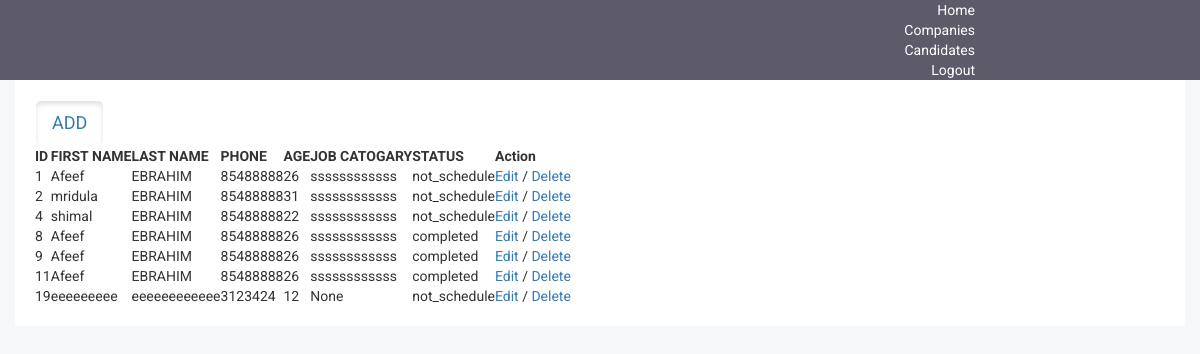
The page /candidate_list/ on the database its author committed.
### app/models.py (models this page shows)
class Candidate(models.Model):
	status = (('schedule', 'SCHEDULE'),
				 ('not_schedule', ' NOT SCHEDULE'),
				 ('completed', 'COMPLETED'),
				 ('seleted', 'SELECTED')
				 )
	passport =  (('collected', 'COLLECTED'),
				 ('not_collected', ' NOT COLLECTED')
				 )
	salary_type =  (('per_month', 'MONTHLY'),
				 ('per_annum', 'YEARLY')
				 )
	first_name = models.CharField(max_length=100)
	last_name = models.CharField(max_length=100)
	primary_mob_no = models.CharField(max_length=15)
	secondary_mob_no = models.CharField(max_length=15, null=True, blank=True)
	age = models.IntegerField()
	dob = models.DateField()
	passport_no = models.CharField(max_length=100, null=True, blank=True)
	passport_expery_date = models.DateField(null=True, blank=True)
	driving_license = models.ManyToManyField(DrvingLicence, null=True, blank=True)
	job_category = models.CharField(max_length=100, null=True, blank=True)
	total_experence = models.FloatField(default=0.0, null=True, blank=True)
	abroad_experence = models.FloatField(default=0.0, null=True, blank=True)
	document_files = models.FileField(blank=True)
	interview  = models.ForeignKey(Interview, on_delete=models.CASCADE, null=True, blank=True)
	interview_status = models.CharField(max_length=40, default = 'not_schedule', choices = status, null=True, blank=True)
	visa_approval_status = models.BooleanField(default=False)
	salary_details = models.TextField(null=True, blank=True)
	passport_status = models.CharField(max_length=40, choices = passport, null=True, blank=True)
	departure_date = models.DateField(null=True, blank=True)

### app/views.py (the view)
# urls.py: path('candidate_list/', CandidateList.as_view(), name="candidate_list"),
class CandidateList(ListView):
    template_name = 'app/candidate_list.html'
    success_url = 'candidate_master'
    model = Candidate

### app/templates/app/candidate_list.html (shortened to what this page needs)
{% extends "base.html" %}
{% load static %}
        {% block body_block %}
        <div class="data-table-area mg-b-15">
            <div class="container-fluid">
                <div class="row">
                    <div class="col-lg-12 col-md-12 col-sm-12 col-xs-12">
                        <div class="sparkline13-list">
                            <div class="sparkline13-graph">
                                    <a href={% url 'candidate_add' %} class="btn btn-secondary btn-lg active" role="button">ADD</a>
                                    <table id="table" data-toggle="table" data-pagination="true" data-search="true" data-show-columns="true" data-show-pagination-switch="true" data-show-refresh="true" data-key-events="true" data-show-toggle="true" data-resizable="true" data-cookie="true"
                                        data-cookie-id-table="saveId" data-show-export="true" data-click-to-select="true" data-toolbar="#toolbar">
                                        <thead>
                                            <tr>
                                                <th data-field="id">ID</th>
                                                <th data-field="firstname" data-editable="true">FIRST NAME</th>
                                                <th data-field="lastname" data-editable="true">LAST NAME</th>
                                                <th data-field="phone" data-editable="true">PHONE</th>
                                                <th data-field="age" data-editable="true">AGE</th>
                                                <th data-field="job" data-editable="true">JOB CATOGARY</th>
                                                <th data-field="status" data-editable="true">STATUS</th>
                                                <th data-field="action">Action</th>
                                            </tr>
                                        </thead>
                                        <tbody>
                                            {% for i in object_list %}
                                                <tr>
                                                <td>{{ i.id }}</td>
                                                <td>{{ i.first_name }}</td>
                                                <td>{{ i.last_name }}</td>
                                                <td>{{ i.primary_mob_no }}</td>
                                                <td>{{ i.age }}</td>
                                                <td>{{ i.job_category }}</td>
                                                <td>{{ i.interview_status }}</td>
                                                <td class="datatable-ct"> <a href={% url 'candidate_edit' candidate_id=i.id %}> Edit </a>
                                                    /
                                                <a href={% url 'candidate_delete' candidate_id=i.id %}> Delete </a>
                                                </td>
                                            </tr>
                                            {% endfor%}
                                        </tbody>
                                    </table>
                                </div>
                            </div>
                        </div>
                    </div>
                </div>
            </div>
        {% endblock %}

### static/css/main.css (style rules this page uses)
html { color: #222; font-size: 1em; line-height: 1.4; }

### rows shown on the page
Candidate: id "1", first_name "Afeef", last_name "EBRAHIM", primary_mob_no "85488888", age "26", job_category "ssssssssssss", interview_status "not_schedule"
Candidate: id "2", first_name "mridula", last_name "EBRAHIM", primary_mob_no "85488888", age "31", job_category "ssssssssssss", interview_status "not_schedule"
Candidate: id "4", first_name "shimal", last_name "EBRAHIM", primary_mob_no "85488888", age "22", job_category "ssssssssssss", interview_status "not_schedule"
Candidate: id "8", first_name "Afeef", last_name "EBRAHIM", primary_mob_no "85488888", age "26", job_category "ssssssssssss", interview_status "completed"
Candidate: id "9", first_name "Afeef", last_name "EBRAHIM", primary_mob_no "85488888", age "26", job_category "ssssssssssss", interview_status "completed"
Candidate: id "11", first_name "Afeef", last_name "EBRAHIM", primary_mob_no "85488888", age "26", job_category "ssssssssssss", interview_status "completed"
Candidate: id "19", first_name "eeeeeeeee", last_name "eeeeeeeeeeee", primary_mob_no "3123424", age "12", job_category "None", interview_status "not_schedule"
